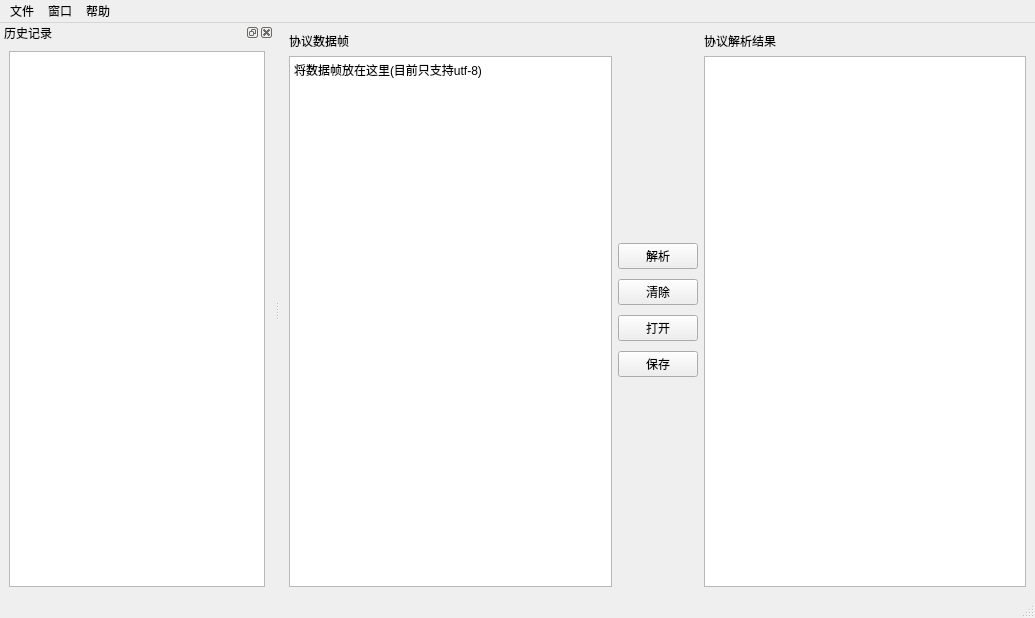
<?xml version="1.0" encoding="UTF-8"?>
<ui version="4.0">
 <class>MainWindow</class>
 <widget class="QMainWindow" name="MainWindow">
  <property name="geometry">
   <rect>
    <x>0</x>
    <y>0</y>
    <width>1035</width>
    <height>618</height>
   </rect>
  </property>
  <property name="windowTitle">
   <string>MainWindow</string>
  </property>
  <widget class="QWidget" name="centralwidget">
   <layout class="QHBoxLayout" name="horizontalLayout_2">
    <item>
     <layout class="QHBoxLayout" name="horizontalLayout">
      <item>
       <layout class="QVBoxLayout" name="verticalLayout_3">
        <item>
         <widget class="QLabel" name="label_dataFrame">
          <property name="text">
           <string>协议数据帧</string>
          </property>
          <property name="textFormat">
           <enum>Qt::AutoText</enum>
          </property>
         </widget>
        </item>
        <item>
         <widget class="QTextEdit" name="Text_dataFrame">
          <property name="statusTip">
           <string>协议数据帧</string>
          </property>
          <property name="html">
           <string>&lt;!DOCTYPE HTML PUBLIC &quot;-//W3C//DTD HTML 4.0//EN&quot; &quot;http://www.w3.org/TR/REC-html40/strict.dtd&quot;&gt;
&lt;html&gt;&lt;head&gt;&lt;meta name=&quot;qrichtext&quot; content=&quot;1&quot; /&gt;&lt;style type=&quot;text/css&quot;&gt;
p, li { white-space: pre-wrap; }
&lt;/style&gt;&lt;/head&gt;&lt;body style=&quot; font-family:'SimSun'; font-size:9pt; font-weight:400; font-style:normal;&quot;&gt;
&lt;p style=&quot; margin-top:0px; margin-bottom:0px; margin-left:0px; margin-right:0px; -qt-block-indent:0; text-indent:0px;&quot;&gt;将数据帧放在这里(目前只支持utf-8)&lt;/p&gt;&lt;/body&gt;&lt;/html&gt;</string>
          </property>
         </widget>
        </item>
       </layout>
      </item>
      <item>
       <layout class="QVBoxLayout" name="verticalLayout">
        <property name="spacing">
         <number>10</number>
        </property>
        <property name="leftMargin">
         <number>0</number>
        </property>
        <property name="topMargin">
         <number>0</number>
        </property>
        <property name="rightMargin">
         <number>0</number>
        </property>
        <property name="bottomMargin">
         <number>0</number>
        </property>
        <item>
         <spacer name="verticalSpacer_2">
          <property name="orientation">
           <enum>Qt::Vertical</enum>
          </property>
          <property name="sizeHint" stdset="0">
           <size>
            <width>20</width>
            <height>40</height>
           </size>
          </property>
         </spacer>
        </item>
        <item>
         <widget class="QPushButton" name="KeyDecode">
          <property name="enabled">
           <bool>true</bool>
          </property>
          <property name="toolTip">
           <string/>
          </property>
          <property name="toolTipDuration">
           <number>-1</number>
          </property>
          <property name="statusTip">
           <string>解析协议</string>
          </property>
          <property name="whatsThis">
           <string/>
          </property>
          <property name="text">
           <string>解析</string>
          </property>
          <property name="icon">
           <iconset>
            <normaloff>../image/右箭头.png</normaloff>../image/右箭头.png</iconset>
          </property>
          <property name="iconSize">
           <size>
            <width>32</width>
            <height>32</height>
           </size>
          </property>
          <property name="shortcut">
           <string>Ctrl+D, Enter</string>
          </property>
          <property name="checkable">
           <bool>false</bool>
          </property>
         </widget>
        </item>
        <item>
         <widget class="QPushButton" name="KeyClear">
          <property name="toolTip">
           <string/>
          </property>
          <property name="toolTipDuration">
           <number>-1</number>
          </property>
          <property name="statusTip">
           <string>清除左右窗口内容</string>
          </property>
          <property name="text">
           <string>清除</string>
          </property>
          <property name="icon">
           <iconset>
            <normaloff>../image/回收站.png</normaloff>../image/回收站.png</iconset>
          </property>
          <property name="iconSize">
           <size>
            <width>32</width>
            <height>32</height>
           </size>
          </property>
         </widget>
        </item>
        <item>
         <widget class="QPushButton" name="KeyOpen">
          <property name="toolTip">
           <string/>
          </property>
          <property name="toolTipDuration">
           <number>-1</number>
          </property>
          <property name="statusTip">
           <string>打开文件</string>
          </property>
          <property name="text">
           <string>打开</string>
          </property>
          <property name="icon">
           <iconset>
            <normaloff>../image/打开.png</normaloff>../image/打开.png</iconset>
          </property>
          <property name="iconSize">
           <size>
            <width>32</width>
            <height>32</height>
           </size>
          </property>
         </widget>
        </item>
        <item>
         <widget class="QPushButton" name="KeySave">
          <property name="toolTip">
           <string/>
          </property>
          <property name="toolTipDuration">
           <number>-1</number>
          </property>
          <property name="statusTip">
           <string>保存到文件</string>
          </property>
          <property name="text">
           <string>保存</string>
          </property>
          <property name="icon">
           <iconset>
            <normaloff>../image/保存.png</normaloff>../image/保存.png</iconset>
          </property>
          <property name="iconSize">
           <size>
            <width>32</width>
            <height>32</height>
           </size>
          </property>
         </widget>
        </item>
        <item>
         <spacer name="verticalSpacer">
          <property name="orientation">
           <enum>Qt::Vertical</enum>
          </property>
          <property name="sizeHint" stdset="0">
           <size>
            <width>20</width>
            <height>40</height>
           </size>
          </property>
         </spacer>
        </item>
       </layout>
      </item>
      <item>
       <layout class="QVBoxLayout" name="verticalLayout_2">
        <item>
         <widget class="QLabel" name="label_protovalView">
          <property name="text">
           <string>协议解析结果</string>
          </property>
         </widget>
        </item>
        <item>
         <widget class="QTextEdit" name="Text_ProtocalView">
          <property name="toolTip">
           <string/>
          </property>
          <property name="statusTip">
           <string>协议解析结果</string>
          </property>
         </widget>
        </item>
       </layout>
      </item>
     </layout>
    </item>
   </layout>
  </widget>
  <widget class="QMenuBar" name="menubar">
   <property name="geometry">
    <rect>
     <x>0</x>
     <y>0</y>
     <width>1035</width>
     <height>23</height>
    </rect>
   </property>
   <widget class="QMenu" name="menuFile">
    <property name="title">
     <string>文件</string>
    </property>
    <addaction name="actionOpen"/>
    <addaction name="actionopenFiles"/>
    <addaction name="actionSave"/>
    <addaction name="actionSaveAs"/>
    <addaction name="actionClear"/>
    <addaction name="separator"/>
    <addaction name="actionPrint"/>
    <addaction name="separator"/>
    <addaction name="actionExit"/>
   </widget>
   <widget class="QMenu" name="menu">
    <property name="title">
     <string>帮助</string>
    </property>
    <addaction name="actionhelp"/>
    <addaction name="actionabout"/>
   </widget>
   <widget class="QMenu" name="menu_2">
    <property name="title">
     <string>窗口</string>
    </property>
    <addaction name="actionHistory"/>
    <addaction name="actionaddProtocal"/>
   </widget>
   <addaction name="menuFile"/>
   <addaction name="menu_2"/>
   <addaction name="menu"/>
  </widget>
  <widget class="QStatusBar" name="statusbar"/>
  <widget class="QDockWidget" name="dockWidget_history">
   <property name="maximumSize">
    <size>
     <width>524287</width>
     <height>524287</height>
    </size>
   </property>
   <property name="focusPolicy">
    <enum>Qt::NoFocus</enum>
   </property>
   <property name="whatsThis">
    <string>&lt;html&gt;&lt;head/&gt;&lt;body&gt;&lt;p&gt;&lt;br/&gt;&lt;/p&gt;&lt;/body&gt;&lt;/html&gt;</string>
   </property>
   <property name="autoFillBackground">
    <bool>false</bool>
   </property>
   <property name="windowTitle">
    <string>历史记录</string>
   </property>
   <attribute name="dockWidgetArea">
    <number>1</number>
   </attribute>
   <widget class="QWidget" name="dockWidgetContents_2">
    <layout class="QVBoxLayout" name="verticalLayout_5">
     <item>
      <widget class="QTreeView" name="treeView_history_2">
       <property name="maximumSize">
        <size>
         <width>16777215</width>
         <height>16777215</height>
        </size>
       </property>
       <property name="sizeIncrement">
        <size>
         <width>0</width>
         <height>0</height>
        </size>
       </property>
       <property name="baseSize">
        <size>
         <width>0</width>
         <height>0</height>
        </size>
       </property>
       <property name="mouseTracking">
        <bool>false</bool>
       </property>
       <property name="tabletTracking">
        <bool>false</bool>
       </property>
       <property name="autoScroll">
        <bool>true</bool>
       </property>
       <property name="horizontalScrollMode">
        <enum>QAbstractItemView::ScrollPerItem</enum>
       </property>
      </widget>
     </item>
    </layout>
   </widget>
  </widget>
  <action name="actionClear">
   <property name="text">
    <string>清除</string>
   </property>
   <property name="statusTip">
    <string>清除左右窗口内容</string>
   </property>
   <property name="shortcut">
    <string>Ctrl+R</string>
   </property>
  </action>
  <action name="actionOpen">
   <property name="text">
    <string>打开</string>
   </property>
   <property name="statusTip">
    <string>打开文件</string>
   </property>
   <property name="shortcut">
    <string>Ctrl+O</string>
   </property>
  </action>
  <action name="actionClose">
   <property name="text">
    <string>关闭</string>
   </property>
   <property name="shortcut">
    <string>Ctrl+W</string>
   </property>
  </action>
  <action name="actionSave">
   <property name="text">
    <string>保存</string>
   </property>
   <property name="statusTip">
    <string>保存到文件</string>
   </property>
   <property name="shortcut">
    <string>Ctrl+S</string>
   </property>
  </action>
  <action name="actionSaveAs">
   <property name="text">
    <string>另存为</string>
   </property>
   <property name="statusTip">
    <string>另存为文件</string>
   </property>
   <property name="shortcut">
    <string>Ctrl+Shift+S</string>
   </property>
  </action>
  <action name="actionPrint">
   <property name="text">
    <string>打印</string>
   </property>
   <property name="statusTip">
    <string>打印左右窗口内容</string>
   </property>
   <property name="shortcut">
    <string>Ctrl+P</string>
   </property>
  </action>
  <action name="actionExit">
   <property name="text">
    <string>退出</string>
   </property>
   <property name="statusTip">
    <string>退出程序</string>
   </property>
   <property name="shortcutContext">
    <enum>Qt::ApplicationShortcut</enum>
   </property>
  </action>
  <action name="actionCopy">
   <property name="text">
    <string>复制</string>
   </property>
   <property name="shortcut">
    <string>Ctrl+C</string>
   </property>
  </action>
  <action name="actionCut">
   <property name="text">
    <string>剪切</string>
   </property>
   <property name="shortcut">
    <string>Ctrl+X</string>
   </property>
  </action>
  <action name="actionPaste">
   <property name="text">
    <string>粘贴</string>
   </property>
   <property name="shortcut">
    <string>Ctrl+V</string>
   </property>
  </action>
  <action name="actionSelectAll">
   <property name="checkable">
    <bool>false</bool>
   </property>
   <property name="text">
    <string>全选</string>
   </property>
   <property name="shortcut">
    <string>Ctrl+A</string>
   </property>
  </action>
  <action name="actionhelp">
   <property name="text">
    <string>使用说明</string>
   </property>
   <property name="statusTip">
    <string>使用说明</string>
   </property>
   <property name="shortcut">
    <string>F1</string>
   </property>
  </action>
  <action name="actionHistory">
   <property name="text">
    <string>历史记录</string>
   </property>
   <property name="statusTip">
    <string>打开历史记录窗口</string>
   </property>
   <property name="shortcut">
    <string>Ctrl+H</string>
   </property>
  </action>
  <action name="actionselect">
   <property name="text">
    <string>选择</string>
   </property>
  </action>
  <action name="actionopenFiles">
   <property name="text">
    <string>打开多个文件</string>
   </property>
   <property name="statusTip">
    <string>打开多个文件</string>
   </property>
   <property name="shortcut">
    <string>Ctrl+Shift+O</string>
   </property>
  </action>
  <action name="actionabout">
   <property name="text">
    <string>关于</string>
   </property>
   <property name="statusTip">
    <string>关于</string>
   </property>
  </action>
  <action name="actionaddProtocal">
   <property name="text">
    <string>增加协议</string>
   </property>
   <property name="statusTip">
    <string>增加协议</string>
   </property>
  </action>
 </widget>
 <resources/>
 <connections/>
 <slots>
  <slot>openFile()</slot>
  <slot>newFile()</slot>
  <slot>closeFile()</slot>
  <slot>saveFile()</slot>
  <slot>saveAsFile()</slot>
  <slot>printFile()</slot>
  <slot>openHistoryWindow()</slot>
  <slot>exitWindow()</slot>
  <slot>aboutInfo()</slot>
  <slot>helpInfo()</slot>
  <slot>cutText()</slot>
  <slot>pasteText()</slot>
  <slot>copyText()</slot>
  <slot>selectText()</slot>
  <slot>selectAllText()</slot>
 </slots>
</ui>
